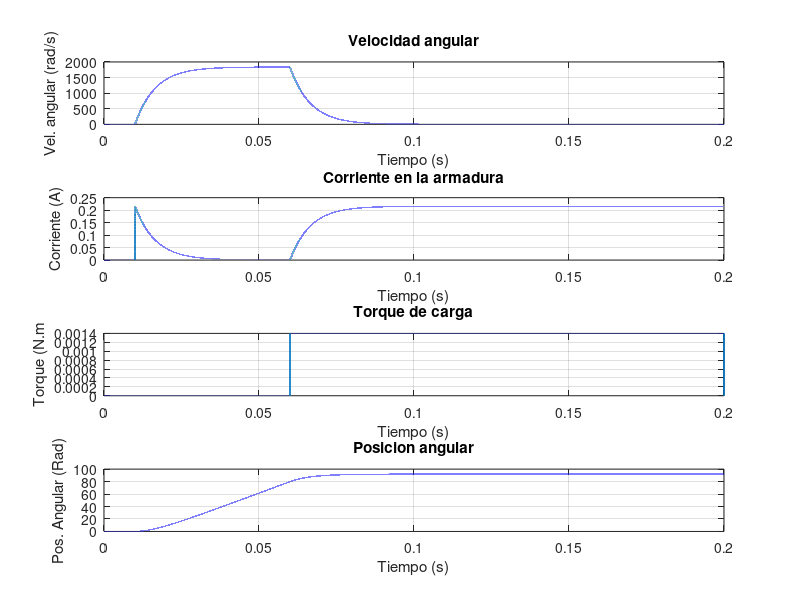

Write the MATLAB code that produced this figure.
% Actividad 1 - Ítem 4
close all; clear all; clc;

% Definición de parámetros
Laa = 366e-6;
J = 5e-9;
Ra = 55.6;
Bm = 0;
Ki = 6.49e-3;
Km = 6.53e-3;

% Armo las matrices del espacio de estados según las ecuaciones de estado
% y la ecuación de salida:
A = [-Ra/Laa, -Km/Laa, 0; Ki/J, -Bm/J, 0; 0, 1, 0];
B = [1/Laa, 0; 0, -1/J; 0, 0];
C = [0, 1, 0];
D = [0, 0];

% Calculo los autovalores de A para evaluar estabilidad (polos de FT), y
% tomamos su módulo para cálculos posteriores (omitiendo el 0):
polos = eig(A)
mod_polos = abs(real(polos));
mod_polos_sin_0 = mod_polos(mod_polos ~= 0);

% Definimos el polo más cercano y más lejano al origen
polo_cercano = min(mod_polos_sin_0)
polo_lejano = max(mod_polos_sin_0)

% Tiempo asociado al polo más rápido (mayor abs de parte real)
tR = -log(0.95)/polo_lejano

% Tiempo asociado al polo más lento (menor abs de parte real)
tL = -log(0.05)/polo_cercano

% Definimos el tiempo de simulación y de muestreo
t_sim = 0.2;
t_muestreo = 1e-6;

% Tiempo de simulación con 2 ms de entrada 0V y 10 ms de TL = 0
t = linspace(0, t_sim, t_sim/t_muestreo);
u = linspace(0, 0, t_sim/t_muestreo); % Inicializar la entrada con ceros
TL = linspace(0, 0, t_sim/t_muestreo); % Inicializar TL con ceros

% Definimos el vector de estados
Ia(1) = 0;
Wr(1) = 0;
Tita(1) = 0;
x = [Ia(1) Wr(1) Tita(1)]'; % Condiciones iniciales
x0 = [0 0 0]'; % Punto de operación

% Le damos valores a la salida y las variables de estado en cada punto
for i = 1:(t_sim/t_muestreo) - 1;
  if(t(i) > 0.01)
    u(i) = 12;
  end
  if (t(i) > 0.06)
    TL(i) = 1.4e-3;
  end

  % Ecuaciones de estado y de salida
  x_punto = A*(x - x0) + B*[u(i) TL(i)]';
  x = x + x_punto*t_muestreo; % Integración de Euler
  y = C*x;

  % Salidas y variables de estado
  Wr(i+1) = y;
  Ia(i+1) = x(1);
  Tita(i+1) = x(3);
end

%Finalmente grafico la entrada, salida y variables de estado
figure;
subplot(4,1,1);
plot(t, Wr, "linewidth", 1.2);
title('Velocidad angular');
xlabel('Tiempo (s)');
ylabel('Vel. angular (rad/s)');
grid on

subplot(4,1,2);
plot(t, Ia, "linewidth", 1.2);
title('Corriente en la armadura');
xlabel('Tiempo (s)');
ylabel('Corriente (A)');
grid on;

subplot(4,1,3);
plot(t, TL, "linewidth", 1.2);
title('Torque de carga');
xlabel('Tiempo (s)');
ylabel("Torque (N.m");
grid on;

subplot(4,1,4);
plot(t, Tita, "linewidth", 1.2);
title('Posicion angular');
ylabel("Pos. Angular (Rad)");
xlabel('Tiempo (s)');
grid on;




